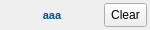
<?xml version="1.0" encoding="UTF-8"?>
<ui version="4.0">
 <class>MidiMessageSelect</class>
 <widget class="QWidget" name="MidiMessageSelect">
  <property name="geometry">
   <rect>
    <x>0</x>
    <y>0</y>
    <width>150</width>
    <height>26</height>
   </rect>
  </property>
  <property name="windowTitle">
   <string>Form</string>
  </property>
  <property name="autoFillBackground">
   <bool>true</bool>
  </property>
  <layout class="QHBoxLayout" name="horizontalLayout">
   <property name="spacing">
    <number>3</number>
   </property>
   <property name="leftMargin">
    <number>3</number>
   </property>
   <property name="topMargin">
    <number>3</number>
   </property>
   <property name="rightMargin">
    <number>3</number>
   </property>
   <property name="bottomMargin">
    <number>3</number>
   </property>
   <item>
    <widget class="QLabel" name="lb_msg">
     <property name="font">
      <font>
       <pointsize>8</pointsize>
       <weight>75</weight>
       <bold>true</bold>
      </font>
     </property>
     <property name="autoFillBackground">
      <bool>false</bool>
     </property>
     <property name="styleSheet">
      <string notr="true">color: rgb(0, 85, 127);</string>
     </property>
     <property name="text">
      <string>aaa</string>
     </property>
     <property name="alignment">
      <set>Qt::AlignCenter</set>
     </property>
    </widget>
   </item>
   <item>
    <widget class="QPushButton" name="pb_clear">
     <property name="sizePolicy">
      <sizepolicy hsizetype="Fixed" vsizetype="Fixed">
       <horstretch>0</horstretch>
       <verstretch>0</verstretch>
      </sizepolicy>
     </property>
     <property name="maximumSize">
      <size>
       <width>16777215</width>
       <height>16777215</height>
      </size>
     </property>
     <property name="styleSheet">
      <string notr="true">padding: 4px 6px</string>
     </property>
     <property name="text">
      <string>Clear</string>
     </property>
    </widget>
   </item>
  </layout>
 </widget>
 <resources/>
 <connections/>
</ui>
